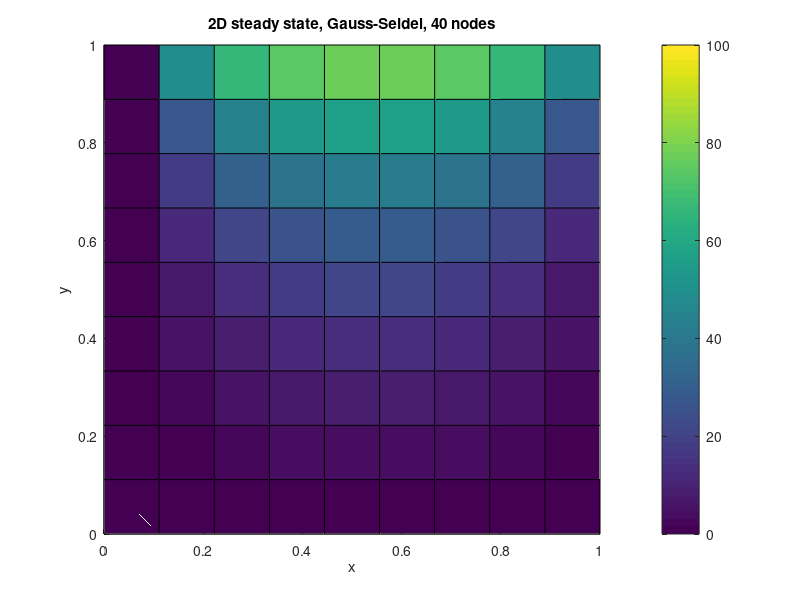

This chart was generated by the following MATLAB code:
clear 
close
% Initialize number of nodes
M = 10;
N = 10;
% Initialize function
u = zeros(M,N);
% Initialize boundary conditions 
u(M,:) = 100;
% Calculate temperature distribution
flag = 1;
while flag == 1
flag = 0; 
uold = u;
for i = 2:M-1
for j = 2:N-1
u(i,j) = (u(i-1,j) + uold(i+1,j) + u(i,j-1) + uold(i,j+1))/4;
error = abs((u(i,j)-uold(i,j))/uold(i,j));
if error > 0.001
flag = 1;
end
end
end
end
% Plot temperature distribution
[x,y] = meshgrid(0:1/(M-1):1 , 0:1/(N-1):1);
surface(x,y,u)
colorbar
% colormap gray
title('2D steady state, Gauss-Seidel, 40 nodes')
xlabel('x')
ylabel('y')